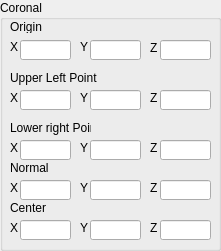
           <widget class="QGroupBox" name="groupBox_2">
            <property name="geometry">
             <rect>
              <x>10</x>
              <y>300</y>
              <width>221</width>
              <height>251</height>
             </rect>
            </property>
            <property name="title">
             <string>Coronal</string>
            </property>
            <widget class="QLabel" name="label_21">
             <property name="geometry">
              <rect>
               <x>10</x>
               <y>40</y>
               <width>47</width>
               <height>13</height>
              </rect>
             </property>
             <property name="text">
              <string>X</string>
             </property>
            </widget>
            <widget class="QLineEdit" name="coronal_Origin_X">
             <property name="geometry">
              <rect>
               <x>20</x>
               <y>40</y>
               <width>51</width>
               <height>20</height>
              </rect>
             </property>
            </widget>
            <widget class="QLineEdit" name="coronal_Origin_Y">
             <property name="geometry">
              <rect>
               <x>90</x>
               <y>40</y>
               <width>51</width>
               <height>20</height>
              </rect>
             </property>
            </widget>
            <widget class="QLabel" name="label_22">
             <property name="geometry">
              <rect>
               <x>80</x>
               <y>40</y>
               <width>10</width>
               <height>13</height>
              </rect>
             </property>
             <property name="text">
              <string>Y</string>
             </property>
            </widget>
            <widget class="QLineEdit" name="coronal_Origin_Z">
             <property name="geometry">
              <rect>
               <x>160</x>
               <y>40</y>
               <width>51</width>
               <height>20</height>
              </rect>
             </property>
            </widget>
            <widget class="QLabel" name="label_23">
             <property name="geometry">
              <rect>
               <x>150</x>
               <y>40</y>
               <width>16</width>
               <height>16</height>
              </rect>
             </property>
             <property name="text">
              <string>Z</string>
             </property>
            </widget>
            <widget class="QLineEdit" name="coronal_UL_X">
             <property name="geometry">
              <rect>
               <x>20</x>
               <y>90</y>
               <width>51</width>
               <height>20</height>
              </rect>
             </property>
            </widget>
            <widget class="QLineEdit" name="coronal_UL_Y">
             <property name="geometry">
              <rect>
               <x>90</x>
               <y>90</y>
               <width>51</width>
               <height>20</height>
              </rect>
             </property>
            </widget>
            <widget class="QLabel" name="label_24">
             <property name="geometry">
              <rect>
               <x>150</x>
               <y>90</y>
               <width>16</width>
               <height>16</height>
              </rect>
             </property>
             <property name="text">
              <string>Z</string>
             </property>
            </widget>
            <widget class="QLabel" name="label_25">
             <property name="geometry">
              <rect>
               <x>10</x>
               <y>90</y>
               <width>16</width>
               <height>16</height>
              </rect>
             </property>
             <property name="text">
              <string>X</string>
             </property>
            </widget>
            <widget class="QLineEdit" name="coronal_UL_Z">
             <property name="geometry">
              <rect>
               <x>160</x>
               <y>90</y>
               <width>51</width>
               <height>20</height>
              </rect>
             </property>
            </widget>
            <widget class="QLabel" name="label_26">
             <property name="geometry">
              <rect>
               <x>80</x>
               <y>90</y>
               <width>21</width>
               <height>16</height>
              </rect>
             </property>
             <property name="text">
              <string>Y</string>
             </property>
            </widget>
            <widget class="QLineEdit" name="coronal_LR_Z">
             <property name="geometry">
              <rect>
               <x>160</x>
               <y>140</y>
               <width>51</width>
               <height>20</height>
              </rect>
             </property>
            </widget>
            <widget class="QLabel" name="label_27">
             <property name="geometry">
              <rect>
               <x>80</x>
               <y>140</y>
               <width>16</width>
               <height>16</height>
              </rect>
             </property>
             <property name="text">
              <string>Y</string>
             </property>
            </widget>
            <widget class="QLineEdit" name="coronal_LR_Y">
             <property name="geometry">
              <rect>
               <x>90</x>
               <y>140</y>
               <width>51</width>
               <height>20</height>
              </rect>
             </property>
            </widget>
            <widget class="QLineEdit" name="coronal_LR_X">
             <property name="geometry">
              <rect>
               <x>20</x>
               <y>140</y>
               <width>51</width>
               <height>20</height>
              </rect>
             </property>
            </widget>
            <widget class="QLabel" name="label_28">
             <property name="geometry">
              <rect>
               <x>10</x>
               <y>140</y>
               <width>16</width>
               <height>16</height>
              </rect>
             </property>
             <property name="text">
              <string>X</string>
             </property>
            </widget>
            <widget class="QLabel" name="label_29">
             <property name="geometry">
              <rect>
               <x>150</x>
               <y>140</y>
               <width>21</width>
               <height>16</height>
              </rect>
             </property>
             <property name="text">
              <string>Z</string>
             </property>
            </widget>
            <widget class="QLabel" name="label_30">
             <property name="geometry">
              <rect>
               <x>10</x>
               <y>20</y>
               <width>47</width>
               <height>13</height>
              </rect>
             </property>
             <property name="text">
              <string>Origin</string>
             </property>
            </widget>
            <widget class="QLabel" name="label_31">
             <property name="geometry">
              <rect>
               <x>10</x>
               <y>70</y>
               <width>91</width>
               <height>16</height>
              </rect>
             </property>
             <property name="text">
              <string>Upper Left Point</string>
             </property>
            </widget>
            <widget class="QLabel" name="label_32">
             <property name="geometry">
              <rect>
               <x>10</x>
               <y>120</y>
               <width>81</width>
               <height>16</height>
              </rect>
             </property>
             <property name="text">
              <string>Lower right Point</string>
             </property>
            </widget>
            <widget class="QLabel" name="label_33">
             <property name="geometry">
              <rect>
               <x>10</x>
               <y>180</y>
               <width>16</width>
               <height>16</height>
              </rect>
             </property>
             <property name="text">
              <string>X</string>
             </property>
            </widget>
            <widget class="QLineEdit" name="coronal_N_X">
             <property name="geometry">
              <rect>
               <x>20</x>
               <y>180</y>
               <width>51</width>
               <height>20</height>
              </rect>
             </property>
            </widget>
            <widget class="QLineEdit" name="coronal_N_Y">
             <property name="geometry">
              <rect>
               <x>90</x>
               <y>180</y>
               <width>51</width>
               <height>20</height>
              </rect>
             </property>
            </widget>
            <widget class="QLabel" name="label_34">
             <property name="geometry">
              <rect>
               <x>10</x>
               <y>160</y>
               <width>81</width>
               <height>16</height>
              </rect>
             </property>
             <property name="text">
              <string>Normal</string>
             </property>
            </widget>
            <widget class="QLabel" name="label_35">
             <property name="geometry">
              <rect>
               <x>80</x>
               <y>180</y>
               <width>16</width>
               <height>16</height>
              </rect>
             </property>
             <property name="text">
              <string>Y</string>
             </property>
            </widget>
            <widget class="QLineEdit" name="coronal_N_Z">
             <property name="geometry">
              <rect>
               <x>160</x>
               <y>180</y>
               <width>51</width>
               <height>20</height>
              </rect>
             </property>
            </widget>
            <widget class="QLabel" name="label_36">
             <property name="geometry">
              <rect>
               <x>150</x>
               <y>180</y>
               <width>21</width>
               <height>16</height>
              </rect>
             </property>
             <property name="text">
              <string>Z</string>
             </property>
            </widget>
            <widget class="QLabel" name="label_37">
             <property name="geometry">
              <rect>
               <x>80</x>
               <y>220</y>
               <width>16</width>
               <height>16</height>
              </rect>
             </property>
             <property name="text">
              <string>Y</string>
             </property>
            </widget>
            <widget class="QLineEdit" name="coronal_C_X">
             <property name="geometry">
              <rect>
               <x>20</x>
               <y>220</y>
               <width>51</width>
               <height>20</height>
              </rect>
             </property>
            </widget>
            <widget class="QLabel" name="label_38">
             <property name="geometry">
              <rect>
               <x>10</x>
               <y>200</y>
               <width>81</width>
               <height>16</height>
              </rect>
             </property>
             <property name="text">
              <string>Center</string>
             </property>
            </widget>
            <widget class="QLineEdit" name="coronal_C_Y">
             <property name="geometry">
              <rect>
               <x>90</x>
               <y>220</y>
               <width>51</width>
               <height>20</height>
              </rect>
             </property>
            </widget>
            <widget class="QLabel" name="label_39">
             <property name="geometry">
              <rect>
               <x>150</x>
               <y>220</y>
               <width>21</width>
               <height>16</height>
              </rect>
             </property>
             <property name="text">
              <string>Z</string>
             </property>
            </widget>
            <widget class="QLabel" name="label_40">
             <property name="geometry">
              <rect>
               <x>10</x>
               <y>220</y>
               <width>16</width>
               <height>16</height>
              </rect>
             </property>
             <property name="text">
              <string>X</string>
             </property>
            </widget>
            <widget class="QLineEdit" name="coronal_C_Z">
             <property name="geometry">
              <rect>
               <x>160</x>
               <y>220</y>
               <width>51</width>
               <height>20</height>
              </rect>
             </property>
            </widget>
           </widget>
